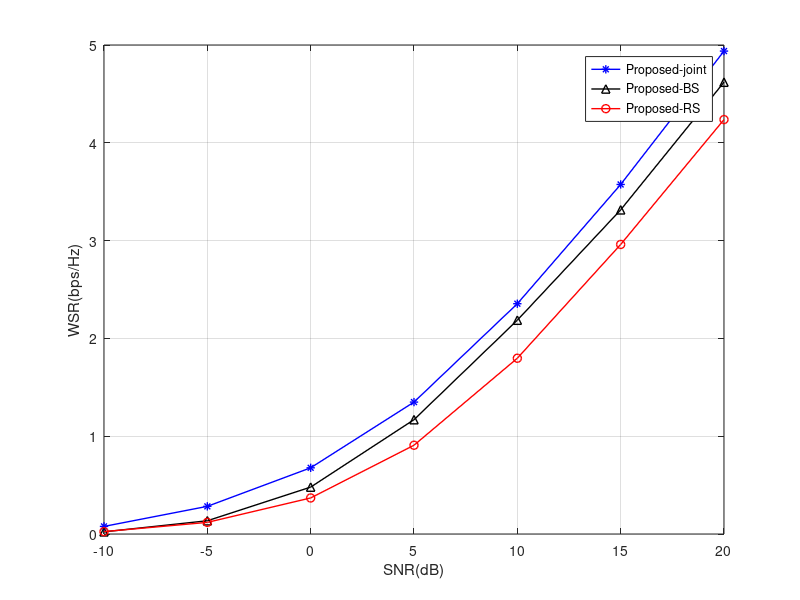

Source code (MATLAB):
figure 
clear
load('result1_joint.mat');
plot(i,R,'-b*','LineWidth',1);
hold on
clear
load('result1_bs.mat');
plot(i,R,'-k^','LineWidth',1)
hold on
clear
load('result1_rs.mat');
plot(i,R,'-ro','LineWidth',1)
xlabel('SNR(dB)')
ylabel('Sun rate(bps/Hz)')
legend('Proposed-joint','Proposed-BS','Proposed-RS')
xlabel('SNR(dB)')
ylabel('WSR(bps/Hz)')
grid on



